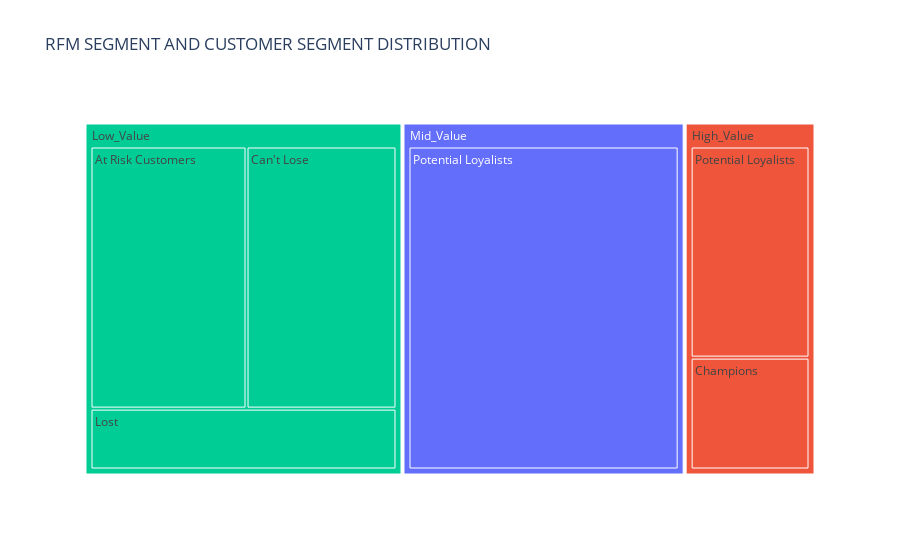

Source (notebook cell):
### Markdown cell above
CUSTOMER AND RFM SEGMENT RELATIONSHIP

### Code cell
fig = go.Figure()

tree_map = px.treemap(custrfm_segments, 
                      path = ['RFMSegments', 'CustomerSegment'],
                      values= 'Count',
                      color = 'RFMSegments',
                      title = 'RFM SEGMENT AND CUSTOMER SEGMENT DISTRIBUTION'
                     )

tree_map.show()

### Figure 1 — Plotly figure (JSON) as saved in the notebook; plotly's stock layout.template omitted (floating-point values rounded to 4 significant figures)
{"data": [{"branchvalues": "total", "customdata": [["Mid_Value"], ["High_Value"], ["Low_Value"], ["Mid_Value"], ["High_Value"], ["Low_Value"], ["Mid_Value"], ["High_Value"], ["Low_Value"], ["Mid_Value"], ["High_Value"], ["Low_Value"], ["Mid_Value"], ["High_Value"], ["Low_Value"], ["Low_Value"], ["Mid_Value"], ["High_Value"]], "domain": {"x": [0, 1], "y": [0, 1]}, "hovertemplate": "labels=%{label}<br>Count=%{value}<br>parent=%{parent}<br>id=%{id}<br>RFMSegments=%{customdata[0]}<extra></extra>", "ids": ["Mid_Value/Lost", "High_Value/Lost", "Low_Value/Potential Loyalists", "Mid_Value/Potential Loyalists", "High_Value/Potential Loyalists", "Low_Value/At Risk Customers", "Mid_Value/At Risk Customers", "High_Value/At Risk Customers", "Low_Value/Can't Lose", "Mid_Value/Can't Lose", "High_Value/Can't Lose", "Low_Value/Champions", "Mid_Value/Champions", "High_Value/Champions", "Low_Value/Lost", "Low_Value", "Mid_Value", "High_Value"], "labels": ["Lost", "Lost", "Potential Loyalists", "Potential Loyalists", "Potential Loyalists", "At Risk Customers", "At Risk Customers", "At Risk Customers", "Can't Lose", "Can't Lose", "Can't Lose", "Champions", "Champions", "Champions", "Lost", "Low_Value", "Mid_Value", "High_Value"], "marker": {"colors": ["#636efa", "#EF553B", "#00cc96", "#636efa", "#EF553B", "#00cc96", "#636efa", "#EF553B", "#00cc96", "#636efa", "#EF553B", "#00cc96", "#636efa", "#EF553B", "#00cc96", "#00cc96", "#636efa", "#EF553B"]}, "name": "", "parents": ["Mid_Value", "High_Value", "Low_Value", "Mid_Value", "High_Value", "Low_Value", "Mid_Value", "High_Value", "Low_Value", "Mid_Value", "High_Value", "Low_Value", "Mid_Value", "High_Value", "Low_Value", "", "", ""], "type": "treemap", "values": [0, 0, 0, 386, 117, 180, 0, 0, 173, 0, 0, 0, 0, 62, 82, 435, 386, 179]}], "layout": {"autosize": true, "legend": {"tracegroupgap": 0}, "title": {"text": "RFM SEGMENT AND CUSTOMER SEGMENT DISTRIBUTION"}}}
